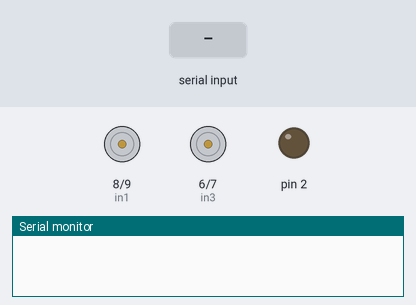
Simulated run of this sketch. Board: Arduino Uno, built with avr-gcc and run on an emulated ATmega328P. On the bench: motor-driver pin pairs drawn as motors (green arrow = first pin HIGH = forward, orange = second pin HIGH = backward, longer = more drive, scaled by the enable pin), output pins drawn as LEDs (lit = HIGH), the last lines printed to the serial monitor. The inputs (shaded band) are chosen by the test bench.

Above: at 1.2 s.
1.3 s: "F" received over Serial
At 2.5 s:
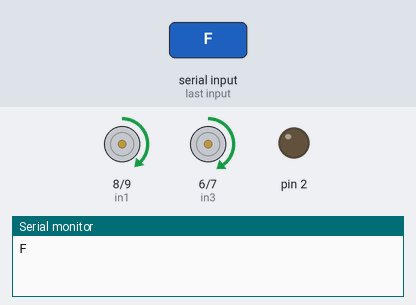
2.8 s: "B" received over Serial
At 3.8 s:
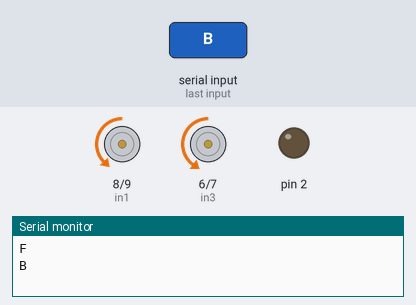
4.3 s: "S" received over Serial
At 4.9 s:
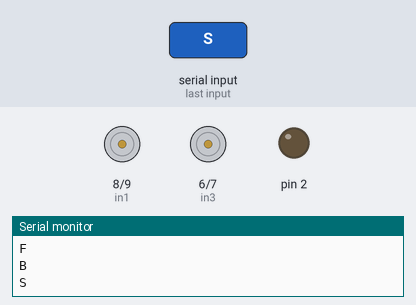
5.8 s: "L" received over Serial
At 6.1 s:
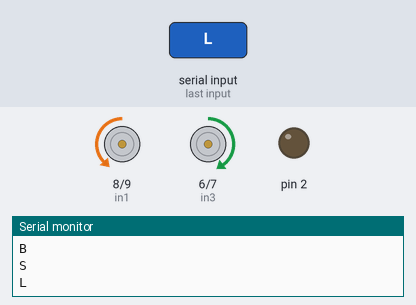
7.3 s: "R" received over Serial
At 8.4 s:
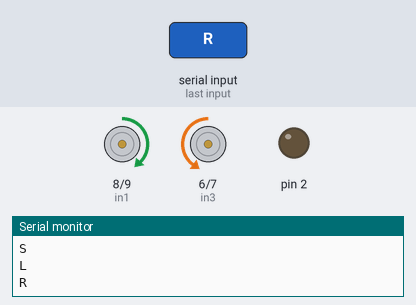
8.8 s: "N" received over Serial
At 9.2 s:
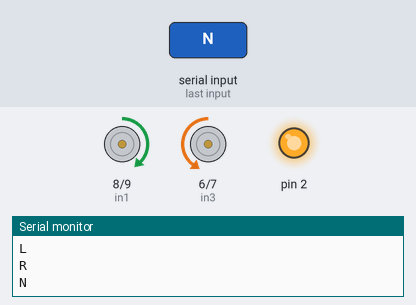
Timing chart, 0 to 11.8 s (numbered marks = the images above; inputs shaded):
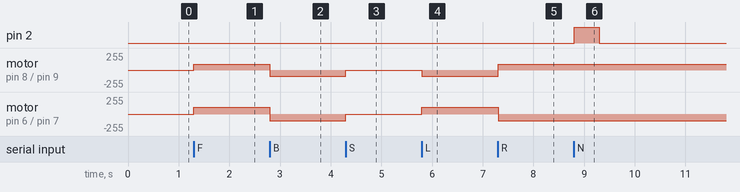

The sketch:

line_tracker_robot_src.ino
```cpp
#define in1 8 // input 1 for motor "A"
#define in2 9 // input 2 for motor "A"
#define enA 10 // ENABLE A (control the motor "A" speed)

#define in3 6 // input 1 for motor "B"
#define in4 7 // input 2 for motor "B"
#define enB 5 // ENABLE B (control the motor "B" speed)

#define WHITE 1
#define BLACK 0

int direction = 0;

int MA_Speed = 90; // السرعة للمحرك الأول
int MB_Speed = 100; // السرعة للمحرك الثاني
int MA_Turn_Speed = 90; // السرعة للمحرك الأول
int MB_Turn_Speed = 100; // السرعة للمحرك الثاني

void setup() {
  Serial.begin(9600);

  // motor "A"
  pinMode(in1, OUTPUT); // input 1 for motor "A"
  pinMode(in2, OUTPUT); // input 2 for motor "A"
  pinMode(enA, OUTPUT); // ENABLE A (control the motor "A" speed)
  // motor "B"
  pinMode(in3, OUTPUT); // input 1 for motor "B"
  pinMode(in4, OUTPUT); // input 2 for motor "B"
  pinMode(enB, OUTPUT); // ENABLE B (control the motor "B" speed)

  pinMode(2, OUTPUT);

  // السناسر
  pinMode(11, INPUT); // left sensor
  pinMode(4, INPUT); // right sensor
  pinMode(13, INPUT); // center sensor
}

void loop() {
  if (Serial.available() > 0) {
    char value = Serial.read();
    Serial.println(value);
      if (value == 'F')
        forward();
      else if (value == 'B')
        back();
      else if (value == 'S')
        stop();
      else if (value == 'L')
        left();
      else if (value == 'R')
        right();
      else if (value == 'M')
      {
        while(true){
            int LEFT_SENSOR = digitalRead(11);
            int RIGHT_SENSOR = digitalRead(4);
            int CENTER_SENSOR = digitalRead(13);
            if (LEFT_SENSOR == BLACK && RIGHT_SENSOR == BLACK && CENTER_SENSOR == BLACK)
              forward();
            else if (LEFT_SENSOR == BLACK && CENTER_SENSOR == BLACK && RIGHT_SENSOR == WHITE)
              left();
            else if (LEFT_SENSOR == BLACK && CENTER_SENSOR == WHITE && RIGHT_SENSOR == BLACK)
              stop();
            else if (LEFT_SENSOR == BLACK && CENTER_SENSOR == WHITE && RIGHT_SENSOR == WHITE)
              left();
            else if (LEFT_SENSOR == WHITE && CENTER_SENSOR == BLACK && RIGHT_SENSOR == BLACK)
              right();
            else if (LEFT_SENSOR == WHITE && CENTER_SENSOR == BLACK && RIGHT_SENSOR == WHITE)
              forward();
            else if (LEFT_SENSOR == WHITE && CENTER_SENSOR == WHITE && RIGHT_SENSOR == BLACK)
              right();
            else if (LEFT_SENSOR == WHITE && CENTER_SENSOR == WHITE && RIGHT_SENSOR == WHITE)
              stop();
            else
              stop();
            if (Serial.available() > 0) {
              char value2 = Serial.read();
              Serial.println(value2);
              if (value2 == 'm') {
                stop();
                break;
              }
            }
        }
      }
      else if (value == 'N')
        buzz();
  }
}

void buzz() {
    digitalWrite(2, HIGH);
    delay(500);
    digitalWrite(2, LOW);
}

void forward() {
  // Motor "A" move forward
  digitalWrite(in1, HIGH);
  digitalWrite(in2, LOW);
  analogWrite(enA, MA_Speed);
  // Motor "B" move forward
  digitalWrite(in3, HIGH);
  digitalWrite(in4, LOW);
  analogWrite(enB, MB_Speed);
}

void back() {
  // Motor "A" move forward
  digitalWrite(in1, LOW);
  digitalWrite(in2, HIGH);
  analogWrite(enA, MA_Speed);
  // Motor "B" move forward
  digitalWrite(in3, LOW);
  digitalWrite(in4, HIGH);
  analogWrite(enB, MB_Speed);
}

void right() {
  // Motor "A"
  digitalWrite(in1, HIGH);
  digitalWrite(in2, LOW);
  analogWrite(enA, MA_Turn_Speed);
  // Motor "B"
  digitalWrite(in3, LOW);
  digitalWrite(in4, HIGH);
  analogWrite(enB, MB_Turn_Speed);
}

void left() {
  // Motor "A"
  digitalWrite(in1, LOW);
  digitalWrite(in2, HIGH);
  analogWrite(enA, MA_Turn_Speed);
  // Motor "B"
  digitalWrite(in3, HIGH);
  digitalWrite(in4, LOW);
  analogWrite(enB, MB_Turn_Speed);
}

void stop() {
  digitalWrite(in1, LOW);
  digitalWrite(in2, LOW);
  digitalWrite(in3, LOW);
  digitalWrite(in4, LOW);
}
```

Measured:
- after the input at 1.3 s, motor on pin 8 (in1) / pin 9 (in2): stopped → forward 90/255 at once; motor on pin 6 (in3) / pin 7 (in4): stopped → forward 100/255 at once
- after the input at 2.8 s, motor on pin 8 (in1) / pin 9 (in2): forward 90/255 → backward 90/255 at once; motor on pin 6 (in3) / pin 7 (in4): forward 100/255 → backward 100/255 at once
- after the input at 4.3 s, motor on pin 8 (in1) / pin 9 (in2): backward 90/255 → stopped at once; motor on pin 6 (in3) / pin 7 (in4): backward 100/255 → stopped at once
- after the input at 5.8 s, motor on pin 8 (in1) / pin 9 (in2): stopped → backward 90/255 at once; motor on pin 6 (in3) / pin 7 (in4): stopped → forward 100/255 at once
- after the input at 7.3 s, motor on pin 8 (in1) / pin 9 (in2): backward 90/255 → forward 90/255 at once; motor on pin 6 (in3) / pin 7 (in4): forward 100/255 → backward 100/255 at once
- after the input at 8.8 s, pin 2: LOW → HIGH at once, → LOW 0.50 s later
